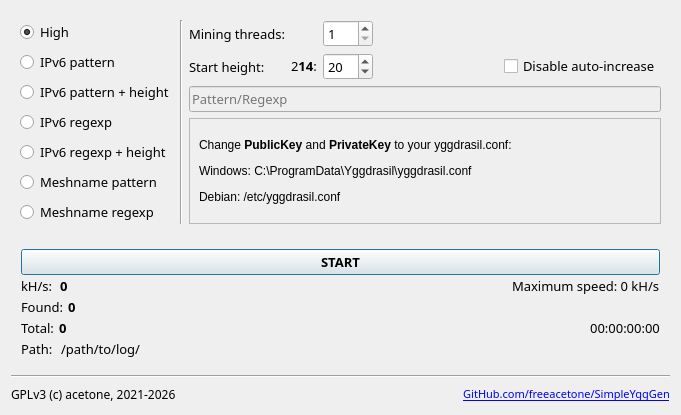
<?xml version="1.0" encoding="UTF-8"?>
<ui version="4.0">
 <class>Widget</class>
 <widget class="QWidget" name="Widget">
  <property name="geometry">
   <rect>
    <x>0</x>
    <y>0</y>
    <width>681</width>
    <height>410</height>
   </rect>
  </property>
  <property name="windowTitle">
   <string>Widget</string>
  </property>
  <layout class="QVBoxLayout" name="verticalLayout_4">
   <item>
    <widget class="QStackedWidget" name="stackedWidget">
     <property name="enabled">
      <bool>true</bool>
     </property>
     <property name="sizePolicy">
      <sizepolicy hsizetype="Preferred" vsizetype="Preferred">
       <horstretch>0</horstretch>
       <verstretch>0</verstretch>
      </sizepolicy>
     </property>
     <property name="currentIndex">
      <number>0</number>
     </property>
     <widget class="QWidget" name="page">
      <layout class="QHBoxLayout" name="horizontalLayout_8">
       <item>
        <layout class="QVBoxLayout" name="verticalLayout_3">
         <item>
          <widget class="QRadioButton" name="high_mode">
           <property name="font">
            <font>
             <family>PT Mono</family>
             <pointsize>10</pointsize>
            </font>
           </property>
           <property name="text">
            <string>High</string>
           </property>
           <property name="checked">
            <bool>true</bool>
           </property>
          </widget>
         </item>
         <item>
          <widget class="QRadioButton" name="ipv6_pat_mode">
           <property name="font">
            <font>
             <family>PT Mono</family>
             <pointsize>10</pointsize>
            </font>
           </property>
           <property name="text">
            <string>IPv6 pattern</string>
           </property>
          </widget>
         </item>
         <item>
          <widget class="QRadioButton" name="ipv6_pat_high_mode">
           <property name="font">
            <font>
             <family>PT Mono</family>
             <pointsize>10</pointsize>
            </font>
           </property>
           <property name="text">
            <string>IPv6 pattern + height</string>
           </property>
          </widget>
         </item>
         <item>
          <widget class="QRadioButton" name="ipv6_reg_mode">
           <property name="font">
            <font>
             <family>PT Mono</family>
             <pointsize>10</pointsize>
            </font>
           </property>
           <property name="text">
            <string>IPv6 regexp</string>
           </property>
          </widget>
         </item>
         <item>
          <widget class="QRadioButton" name="ipv6_reg_high_mode">
           <property name="font">
            <font>
             <family>PT Mono</family>
             <pointsize>10</pointsize>
            </font>
           </property>
           <property name="text">
            <string>IPv6 regexp + height</string>
           </property>
          </widget>
         </item>
         <item>
          <widget class="QRadioButton" name="mesh_pat_mode">
           <property name="font">
            <font>
             <family>PT Mono</family>
             <pointsize>10</pointsize>
            </font>
           </property>
           <property name="text">
            <string>Meshname pattern</string>
           </property>
          </widget>
         </item>
         <item>
          <widget class="QRadioButton" name="mesh_reg_mode">
           <property name="font">
            <font>
             <family>PT Mono</family>
             <pointsize>10</pointsize>
            </font>
           </property>
           <property name="text">
            <string>Meshname regexp</string>
           </property>
          </widget>
         </item>
        </layout>
       </item>
       <item>
        <widget class="Line" name="line">
         <property name="orientation">
          <enum>Qt::Vertical</enum>
         </property>
        </widget>
       </item>
       <item>
        <layout class="QVBoxLayout" name="verticalLayout">
         <item>
          <layout class="QGridLayout" name="gridLayout">
           <item row="0" column="0">
            <widget class="QLabel" name="x_threads">
             <property name="font">
              <font>
               <family>PT Mono</family>
               <pointsize>10</pointsize>
              </font>
             </property>
             <property name="layoutDirection">
              <enum>Qt::LeftToRight</enum>
             </property>
             <property name="text">
              <string>Mining threads:</string>
             </property>
            </widget>
           </item>
           <item row="1" column="0">
            <widget class="QLabel" name="x_startaltitude">
             <property name="font">
              <font>
               <family>PT Mono</family>
               <pointsize>10</pointsize>
              </font>
             </property>
             <property name="layoutDirection">
              <enum>Qt::LeftToRight</enum>
             </property>
             <property name="text">
              <string>Start height:</string>
             </property>
             <property name="textFormat">
              <enum>Qt::PlainText</enum>
             </property>
            </widget>
           </item>
           <item row="0" column="2">
            <widget class="QSpinBox" name="threads">
             <property name="font">
              <font>
               <family>PT Mono</family>
               <pointsize>10</pointsize>
              </font>
             </property>
             <property name="minimum">
              <number>1</number>
             </property>
             <property name="value">
              <number>1</number>
             </property>
            </widget>
           </item>
           <item row="1" column="1">
            <widget class="QLabel" name="secondByte">
             <property name="font">
              <font>
               <family>PT Mono</family>
               <pointsize>10</pointsize>
               <bold>false</bold>
              </font>
             </property>
             <property name="text">
              <string>&lt;html&gt;&lt;head/&gt;&lt;body&gt;&lt;p&gt;2&lt;span style=&quot; font-weight:700;&quot;&gt;14&lt;/span&gt;:&lt;/p&gt;&lt;/body&gt;&lt;/html&gt;</string>
             </property>
            </widget>
           </item>
           <item row="1" column="4">
            <spacer name="horizontalSpacer_6">
             <property name="orientation">
              <enum>Qt::Horizontal</enum>
             </property>
             <property name="sizeHint" stdset="0">
              <size>
               <width>40</width>
               <height>20</height>
              </size>
             </property>
            </spacer>
           </item>
           <item row="1" column="2">
            <widget class="QSpinBox" name="height">
             <property name="font">
              <font>
               <family>PT Mono</family>
               <pointsize>10</pointsize>
              </font>
             </property>
             <property name="minimum">
              <number>4</number>
             </property>
             <property name="maximum">
              <number>135</number>
             </property>
             <property name="value">
              <number>20</number>
             </property>
            </widget>
           </item>
           <item row="1" column="5">
            <widget class="QCheckBox" name="disableIncrease">
             <property name="font">
              <font>
               <family>PT Mono</family>
               <pointsize>10</pointsize>
              </font>
             </property>
             <property name="text">
              <string>Disable auto-increase</string>
             </property>
            </widget>
           </item>
          </layout>
         </item>
         <item>
          <widget class="QLineEdit" name="stringSet">
           <property name="enabled">
            <bool>false</bool>
           </property>
           <property name="font">
            <font>
             <family>PT Mono</family>
             <pointsize>10</pointsize>
            </font>
           </property>
           <property name="locale">
            <locale language="English" country="UnitedStates"/>
           </property>
           <property name="text">
            <string/>
           </property>
           <property name="placeholderText">
            <string>Pattern/Regexp</string>
           </property>
          </widget>
         </item>
         <item>
          <widget class="QFrame" name="frame">
           <property name="frameShape">
            <enum>QFrame::StyledPanel</enum>
           </property>
           <property name="frameShadow">
            <enum>QFrame::Raised</enum>
           </property>
           <layout class="QVBoxLayout" name="verticalLayout_5">
            <item>
             <widget class="QLabel" name="label_5">
              <property name="text">
               <string>&lt;html&gt;&lt;head/&gt;&lt;body&gt;&lt;p&gt;Change &lt;span style=&quot; font-weight:700;&quot;&gt;PublicKey&lt;/span&gt; and &lt;span style=&quot; font-weight:700;&quot;&gt;PrivateKey&lt;/span&gt; to your yggdrasil.conf:&lt;/p&gt;&lt;p&gt;Windows: C:\ProgramData\Yggdrasil\yggdrasil.conf &lt;/p&gt;&lt;p&gt;Debian: /etc/yggdrasil.conf&lt;/p&gt;&lt;/body&gt;&lt;/html&gt;</string>
              </property>
              <property name="wordWrap">
               <bool>false</bool>
              </property>
             </widget>
            </item>
           </layout>
          </widget>
         </item>
        </layout>
       </item>
      </layout>
     </widget>
     <widget class="QWidget" name="page_2">
      <layout class="QVBoxLayout" name="verticalLayout_2">
       <item>
        <layout class="QHBoxLayout" name="horizontalLayout">
         <item>
          <layout class="QVBoxLayout" name="verticalLayout_6">
           <property name="spacing">
            <number>6</number>
           </property>
           <property name="topMargin">
            <number>0</number>
           </property>
           <property name="rightMargin">
            <number>0</number>
           </property>
           <property name="bottomMargin">
            <number>0</number>
           </property>
           <item>
            <widget class="QLabel" name="label_2">
             <property name="sizePolicy">
              <sizepolicy hsizetype="Preferred" vsizetype="Fixed">
               <horstretch>0</horstretch>
               <verstretch>0</verstretch>
              </sizepolicy>
             </property>
             <property name="styleSheet">
              <string notr="true"/>
             </property>
             <property name="text">
              <string>Monero (XMR)</string>
             </property>
             <property name="alignment">
              <set>Qt::AlignCenter</set>
             </property>
             <property name="openExternalLinks">
              <bool>true</bool>
             </property>
             <property name="textInteractionFlags">
              <set>Qt::LinksAccessibleByMouse|Qt::TextSelectableByMouse</set>
             </property>
            </widget>
           </item>
           <item>
            <widget class="QLabel" name="label_3">
             <property name="minimumSize">
              <size>
               <width>100</width>
               <height>100</height>
              </size>
             </property>
             <property name="maximumSize">
              <size>
               <width>100</width>
               <height>100</height>
              </size>
             </property>
             <property name="text">
              <string/>
             </property>
             <property name="pixmap">
              <pixmap resource="resources.qrc">:/qrcode.png</pixmap>
             </property>
             <property name="scaledContents">
              <bool>true</bool>
             </property>
             <property name="textInteractionFlags">
              <set>Qt::NoTextInteraction</set>
             </property>
            </widget>
           </item>
           <item>
            <widget class="QPushButton" name="xmrCopyAddressButton">
             <property name="sizePolicy">
              <sizepolicy hsizetype="Minimum" vsizetype="Fixed">
               <horstretch>0</horstretch>
               <verstretch>0</verstretch>
              </sizepolicy>
             </property>
             <property name="text">
              <string>Copy</string>
             </property>
            </widget>
           </item>
          </layout>
         </item>
         <item>
          <layout class="QVBoxLayout" name="verticalLayout_7">
           <item>
            <widget class="QLabel" name="label_4">
             <property name="font">
              <font>
               <pointsize>15</pointsize>
               <italic>false</italic>
               <bold>true</bold>
              </font>
             </property>
             <property name="text">
              <string>PLEASE DONATE</string>
             </property>
             <property name="alignment">
              <set>Qt::AlignCenter</set>
             </property>
            </widget>
           </item>
           <item>
            <widget class="QLabel" name="label">
             <property name="text">
              <string>You have launched the fastest Yggdrasil network address miner. It's free, with no restrictions. The developer spent many hours of his life to make it. Of course, it's a hobby, but it would be great if someone would compensate for the time spent in the form of a small amount of money.

You can make the developer feel good by donating some Monero for a fun time. </string>
             </property>
             <property name="alignment">
              <set>Qt::AlignCenter</set>
             </property>
             <property name="wordWrap">
              <bool>true</bool>
             </property>
             <property name="openExternalLinks">
              <bool>true</bool>
             </property>
             <property name="textInteractionFlags">
              <set>Qt::LinksAccessibleByMouse|Qt::TextSelectableByMouse</set>
             </property>
            </widget>
           </item>
           <item>
            <spacer name="horizontalSpacer_7">
             <property name="orientation">
              <enum>Qt::Horizontal</enum>
             </property>
             <property name="sizeHint" stdset="0">
              <size>
               <width>40</width>
               <height>20</height>
              </size>
             </property>
            </spacer>
           </item>
          </layout>
         </item>
        </layout>
       </item>
      </layout>
     </widget>
    </widget>
   </item>
   <item>
    <layout class="QVBoxLayout" name="statisticLayout">
     <property name="spacing">
      <number>1</number>
     </property>
     <property name="leftMargin">
      <number>10</number>
     </property>
     <property name="topMargin">
      <number>10</number>
     </property>
     <property name="rightMargin">
      <number>10</number>
     </property>
     <property name="bottomMargin">
      <number>10</number>
     </property>
     <item>
      <widget class="QPushButton" name="action">
       <property name="font">
        <font>
         <family>PT Mono</family>
         <pointsize>10</pointsize>
         <bold>true</bold>
        </font>
       </property>
       <property name="text">
        <string>START</string>
       </property>
       <property name="default">
        <bool>true</bool>
       </property>
       <property name="flat">
        <bool>false</bool>
       </property>
      </widget>
     </item>
     <item>
      <spacer name="verticalSpacer_3">
       <property name="orientation">
        <enum>Qt::Vertical</enum>
       </property>
       <property name="sizeHint" stdset="0">
        <size>
         <width>20</width>
         <height>40</height>
        </size>
       </property>
      </spacer>
     </item>
     <item>
      <layout class="QHBoxLayout" name="horizontalLayout_4">
       <item>
        <widget class="QLabel" name="x_khs">
         <property name="font">
          <font>
           <family>PT Mono</family>
           <pointsize>10</pointsize>
          </font>
         </property>
         <property name="text">
          <string>kH/s:  </string>
         </property>
        </widget>
       </item>
       <item>
        <widget class="QLabel" name="khs">
         <property name="font">
          <font>
           <family>PT Mono</family>
           <pointsize>10</pointsize>
           <bold>true</bold>
          </font>
         </property>
         <property name="text">
          <string>0</string>
         </property>
        </widget>
       </item>
       <item>
        <spacer name="horizontalSpacer">
         <property name="orientation">
          <enum>Qt::Horizontal</enum>
         </property>
         <property name="sizeHint" stdset="0">
          <size>
           <width>40</width>
           <height>20</height>
          </size>
         </property>
        </spacer>
       </item>
       <item>
        <widget class="QLabel" name="hs">
         <property name="font">
          <font>
           <family>PT Mono</family>
           <pointsize>10</pointsize>
          </font>
         </property>
         <property name="text">
          <string>Maximum speed: 0 kH/s</string>
         </property>
         <property name="alignment">
          <set>Qt::AlignLeading|Qt::AlignLeft|Qt::AlignVCenter</set>
         </property>
        </widget>
       </item>
      </layout>
     </item>
     <item>
      <layout class="QHBoxLayout" name="horizontalLayout_5">
       <item>
        <widget class="QLabel" name="x_found">
         <property name="font">
          <font>
           <family>PT Mono</family>
           <pointsize>10</pointsize>
          </font>
         </property>
         <property name="text">
          <string>Found: </string>
         </property>
        </widget>
       </item>
       <item>
        <widget class="QLabel" name="found">
         <property name="font">
          <font>
           <family>PT Mono</family>
           <pointsize>10</pointsize>
           <bold>true</bold>
          </font>
         </property>
         <property name="text">
          <string>0</string>
         </property>
        </widget>
       </item>
       <item>
        <spacer name="horizontalSpacer_2">
         <property name="orientation">
          <enum>Qt::Horizontal</enum>
         </property>
         <property name="sizeHint" stdset="0">
          <size>
           <width>40</width>
           <height>20</height>
          </size>
         </property>
        </spacer>
       </item>
       <item>
        <widget class="QLabel" name="last">
         <property name="font">
          <font>
           <family>PT Mono</family>
           <pointsize>10</pointsize>
          </font>
         </property>
         <property name="text">
          <string>&lt;last address will be here&gt;</string>
         </property>
         <property name="alignment">
          <set>Qt::AlignLeading|Qt::AlignLeft|Qt::AlignVCenter</set>
         </property>
        </widget>
       </item>
      </layout>
     </item>
     <item>
      <layout class="QHBoxLayout" name="horizontalLayout_6">
       <item>
        <widget class="QLabel" name="x_total">
         <property name="font">
          <font>
           <family>PT Mono</family>
           <pointsize>10</pointsize>
          </font>
         </property>
         <property name="text">
          <string>Total: </string>
         </property>
        </widget>
       </item>
       <item>
        <widget class="QLabel" name="total">
         <property name="font">
          <font>
           <family>PT Mono</family>
           <pointsize>10</pointsize>
           <bold>true</bold>
          </font>
         </property>
         <property name="text">
          <string>0</string>
         </property>
        </widget>
       </item>
       <item>
        <spacer name="horizontalSpacer_3">
         <property name="orientation">
          <enum>Qt::Horizontal</enum>
         </property>
         <property name="sizeHint" stdset="0">
          <size>
           <width>40</width>
           <height>20</height>
          </size>
         </property>
        </spacer>
       </item>
       <item>
        <widget class="QLabel" name="time">
         <property name="font">
          <font>
           <family>PT Mono</family>
           <pointsize>10</pointsize>
           <bold>false</bold>
          </font>
         </property>
         <property name="text">
          <string>00:00:00:00</string>
         </property>
         <property name="alignment">
          <set>Qt::AlignCenter</set>
         </property>
        </widget>
       </item>
      </layout>
     </item>
     <item>
      <layout class="QHBoxLayout" name="horizontalLayout_7">
       <item>
        <widget class="QLabel" name="x_path">
         <property name="font">
          <font>
           <family>PT Mono</family>
           <pointsize>10</pointsize>
          </font>
         </property>
         <property name="text">
          <string>Path:  </string>
         </property>
        </widget>
       </item>
       <item>
        <widget class="QLabel" name="path">
         <property name="font">
          <font>
           <family>PT Mono</family>
           <pointsize>10</pointsize>
          </font>
         </property>
         <property name="text">
          <string>/path/to/log/</string>
         </property>
         <property name="alignment">
          <set>Qt::AlignLeading|Qt::AlignLeft|Qt::AlignVCenter</set>
         </property>
        </widget>
       </item>
       <item>
        <spacer name="horizontalSpacer_4">
         <property name="orientation">
          <enum>Qt::Horizontal</enum>
         </property>
         <property name="sizeHint" stdset="0">
          <size>
           <width>40</width>
           <height>20</height>
          </size>
         </property>
        </spacer>
       </item>
      </layout>
     </item>
    </layout>
   </item>
   <item>
    <widget class="Line" name="line_2">
     <property name="orientation">
      <enum>Qt::Horizontal</enum>
     </property>
    </widget>
   </item>
   <item>
    <layout class="QHBoxLayout" name="horizontalLayout_9">
     <item>
      <widget class="QLabel" name="x_checknewver_2">
       <property name="font">
        <font>
         <family>PT Mono</family>
         <pointsize>9</pointsize>
        </font>
       </property>
       <property name="text">
        <string>GPLv3 (c) acetone, 2021-2026</string>
       </property>
      </widget>
     </item>
     <item>
      <spacer name="horizontalSpacer_5">
       <property name="orientation">
        <enum>Qt::Horizontal</enum>
       </property>
       <property name="sizeHint" stdset="0">
        <size>
         <width>40</width>
         <height>20</height>
        </size>
       </property>
      </spacer>
     </item>
     <item>
      <widget class="QLabel" name="githubLink">
       <property name="font">
        <font>
         <family>PT Mono</family>
         <pointsize>8</pointsize>
        </font>
       </property>
       <property name="text">
        <string>&lt;a href=&quot;https://github.com/freeacetone/SimpleYggGen&quot;&gt;GitHub.com/freeacetone/SimpleYggGen&lt;/a&gt;</string>
       </property>
       <property name="alignment">
        <set>Qt::AlignCenter</set>
       </property>
       <property name="openExternalLinks">
        <bool>true</bool>
       </property>
      </widget>
     </item>
    </layout>
   </item>
  </layout>
 </widget>
 <resources>
  <include location="resources.qrc"/>
 </resources>
 <connections/>
</ui>
